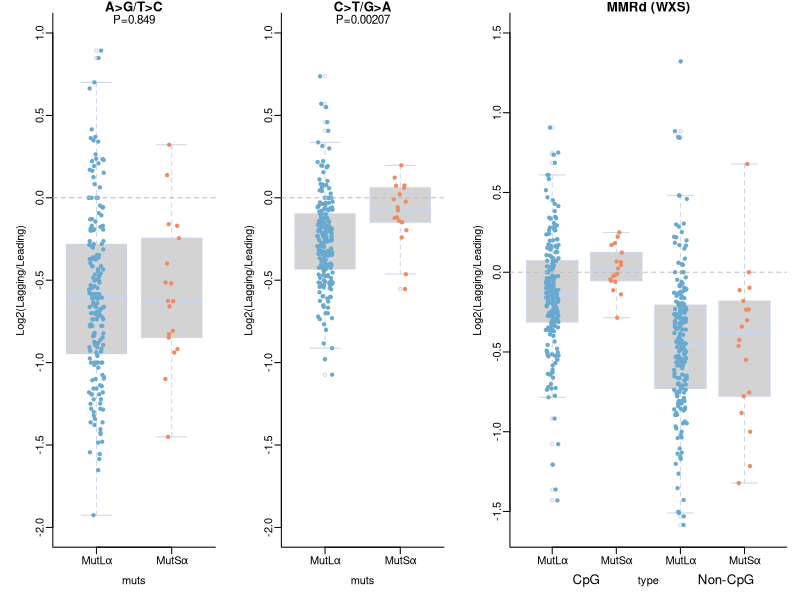

The R script that drew this image:
dev.new()
cairo_pdf("msi_rep_asymmetry.pdf",8,2)
layout(matrix(c(1,2,3),nrow=1),widths = c(1,1,1.5))
par(mar=c(4,4,1,1),mgp=c(2,.5,0),bty="l")
cl<-c("#67a9cf","#ef8a62")
ylim=c(-2,1)

#=================
#   PLOT T>C
#=================
p3_all<-read.table("data/mut_prime3.txt",row.names = 1)
p5_all<-read.table("data/mut_prime5.txt",row.names = 1)
share_name<-intersect(rownames(p3_all),rownames(p5_all))
p3_all<-p3_all[share_name,]
p5_all<-p5_all[share_name,]
rep.all<-cbind(p3_all,p5_all)
#-----------------read muts-----------
msi.all<-read.table("data/msi_anno.txt",header = T,row.names = 1)
msi.all<-subset(msi.all,muts!="Double")
msi.all$muts<-as.character(msi.all$muts)
#---------tc rm zero--------------
rep.all$agall<-rep.all[,3]+rep.all[,16]
rep.all$tcall<-rep.all[,4]+rep.all[,15]
p3<-subset(rep.all,select=c("agall","tcall"))
for (i in 1: nrow(p3)){
  p3[i,][which(p3[i,]<4)]=NA
}
p3.rm<-na.omit(p3)
n<-nrow(p3.rm)
p3.rm.ratio<-as.data.frame(matrix(rep(NA,n),ncol=1))
p3.rm.ratio[,1]<-p3.rm[,1]/p3.rm[,2]
rownames(p3.rm.ratio)<-rownames(p3.rm)
colnames(p3.rm.ratio)<-"tc"
msi.all1<-msi.all[rownames(p3.rm),]
msi.all1<-cbind(p3.rm.ratio,msi.all1)
mmr.all1<-msi.all1
mmr.all1$tc<-log(mmr.all1$tc,2)
tmp<-data.frame(tc=mmr.all1$tc)
rownames(tmp)<-rownames(mmr.all1)
boxplot(tc~muts,data=mmr.all1,ylab="Log2(Lagging/Leading)",border="#cbd5e8",notch=F,names=c(paste0("MutL","\u03b1"),paste0("MutS","\u03b1")),main="A>G/T>C",ylim=ylim)
stripchart(tc~muts,data=mmr.all1, method = "jitter",pch = 20, add = TRUE, col =cl , cex = 1,vertical=T)
abline(h=0,lty=2,col="#bdbdbd")
t<-t.test(mmr.all1$tc[which(mmr.all1$muts==1)],mmr.all1$tc[which(mmr.all1$muts==0)])
mtext(paste0("P=",signif(t$p.value,3)),3,cex=.7,line=-1)


#=================
#   PLOT C>T
#=================
#---------ct rm zero--------------
rep.all$ctall<-rep.all[,11]+rep.all[,24]
rep.all$gaall<-rep.all[,12]+rep.all[,23]
p3<-subset(rep.all,select=c("ctall","gaall"))
for (i in 1: nrow(p3)){
  p3[i,][which(p3[i,]<4)]=NA
}
p3.rm<-na.omit(p3)
n<-nrow(p3.rm)
p3.rm.ratio<-as.data.frame(matrix(rep(NA,n),ncol=1))
p3.rm.ratio[,1]<-p3.rm[,1]/p3.rm[,2]
rownames(p3.rm.ratio)<-rownames(p3.rm)
colnames(p3.rm.ratio)<-"ct"
msi.all1<-msi.all[rownames(p3.rm),]
msi.all1<-cbind(p3.rm.ratio,msi.all1)
mmr.all1<-msi.all1
mmr.all1$ct<-log(mmr.all1$ct,2)
boxplot(ct~muts,data=mmr.all1,ylab="Log2(Lagging/Leading)",border="#cbd5e8",notch=F,names=c(paste0("MutL","\u03b1"),paste0("MutS","\u03b1")),main="C>T/G>A",ylim=ylim)
stripchart(ct~muts,data=mmr.all1, method = "jitter",pch = 20, add = TRUE, col =cl , cex = 1,vertical=T)
abline(h=0,lty=2,col="#bdbdbd")
t<-t.test(mmr.all1$ct[which(mmr.all1$muts==1)],mmr.all1$ct[which(mmr.all1$muts==0)])
mtext(paste0("P=",signif(t$p.value,3)),3,cex=.7,line=-1)


#=====================================================================
#   MutS mutants
#======================================================================
ylim<-c(-1.6,1.5)
cpg<-read.table("data/muts_ct_cpg.txt",header = T,row.names = 1)
colnames(cpg)<-"value"
cpg$type<-rep("cpg",nrow(cpg))
ncpg<-read.table("data/muts_ct_ncpg.txt",header = T,row.names = 1)
colnames(ncpg)<-"value"
ncpg$type<-rep("ncpg",nrow(ncpg))
muts.ct1<-rbind(cpg,ncpg)


#=================
#   MutL mutants
#================
cpg<-read.table("data/mutl_ct_cpg.txt",header = T,row.names = 1)
colnames(cpg)<-"value"
cpg$type<-rep("cpg1",nrow(cpg))
ncpg<-read.table("data/mutl_ct_ncpg.txt",header = T,row.names = 1)
colnames(ncpg)<-"value"
ncpg$type<-rep("ncpg1",nrow(ncpg))
muts.ct<-rbind(cpg,ncpg)
muts.ct.msi<-rbind(muts.ct1,muts.ct)
muts.ct.msi$type<-factor(muts.ct.msi$type,c("cpg1","cpg","ncpg1","ncpg"))

par(mar=c(4,4,1,1),mgp=c(2,.5,0),bty="l")
boxplot(value~type,data=muts.ct.msi,main="MMRd (WXS)",ylab="Log2(Lagging/Leading)",border="#cbd5e8",notch=F,names=c(paste0("MutL","\u03b1"),paste0("MutS","\u03b1"),paste0("MutL","\u03b1"),paste0("MutS","\u03b1")),ylim=ylim,cex.axis=1,width=c(0.5,0.5,0.5,0.5))
stripchart(value~type,data=muts.ct.msi, method = "jitter",pch = 20, add = TRUE, col =cl, cex = 1,vertical=T)
abline(h=0,lty=2,col="#bdbdbd")
mtext("CpG",1,cex=.8,line=2,adj=.25)
mtext("Non-CpG",1,cex=.8,line=2,adj=.85)
dev.off()

